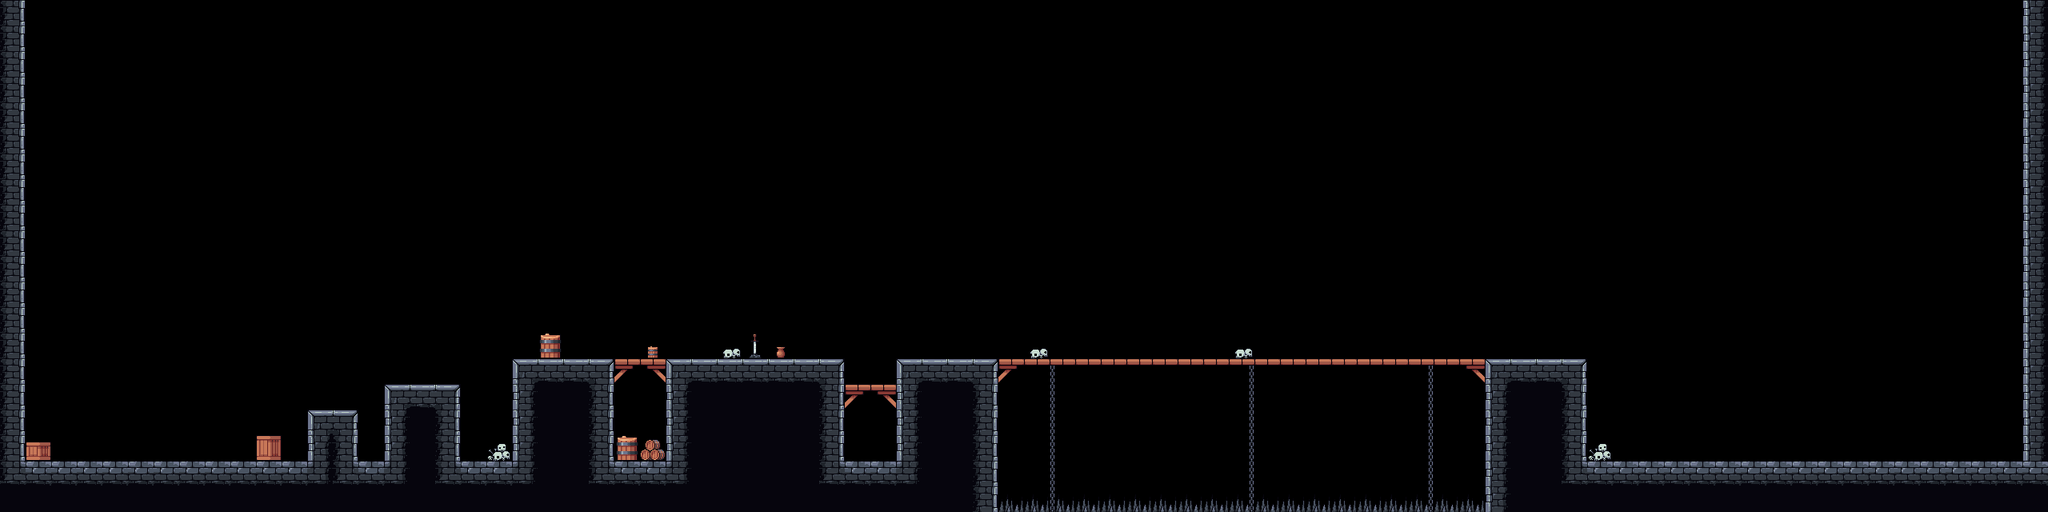

Below is a game level as drawn by its tile map, then a one-line description and the .tmx that defines it (tile-layer data replaced by summaries):
An orthogonal 80x20 tile map with 32x32 px tiles, 3 tile layers (Background, Objects, Collisor), 2 tilesets.

<map version="1.10" tiledversion="1.11.0" orientation="orthogonal" renderorder="right-down" width="80" height="20" tilewidth="32" tileheight="32" infinite="0" nextlayerid="6" nextobjectid="1">
 <tileset firstgid="1" name="mapDemoTileset" tilewidth="32" tileheight="32" tilecount="399" columns="8">
  <image source="objectsTiles.png" width="256" height="224" />
 </tileset>
 <tileset firstgid="400" name="objectsDemo" tilewidth="32" tileheight="32" tilecount="256" columns="16">
  <image source="objectsDemo.png" width="512" height="512" />
 </tileset>
 <layer id="3" name="Background" width="80" height="20">
  <data>[1600 cells, 107 non-empty, 13 distinct tile ids]</data>
 </layer>
 <layer id="5" name="Objects" width="80" height="20">
  <data>[1600 cells, 20 non-empty, 4 distinct tile ids]</data>
 </layer>
 <layer id="4" name="Collisor" width="80" height="20">
  <data>[1600 cells, 253 non-empty, 13 distinct tile ids]</data>
 </layer>
</map>
